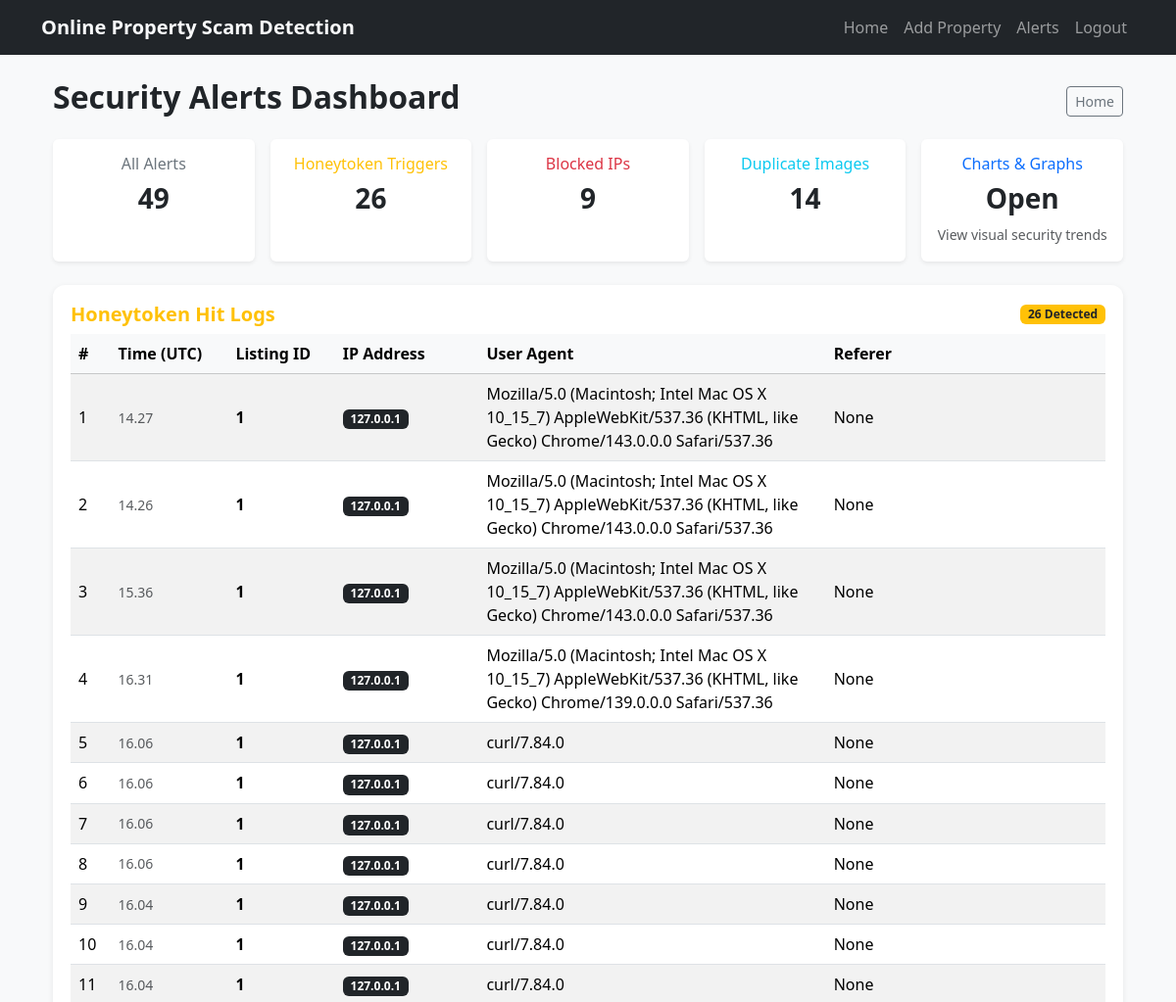
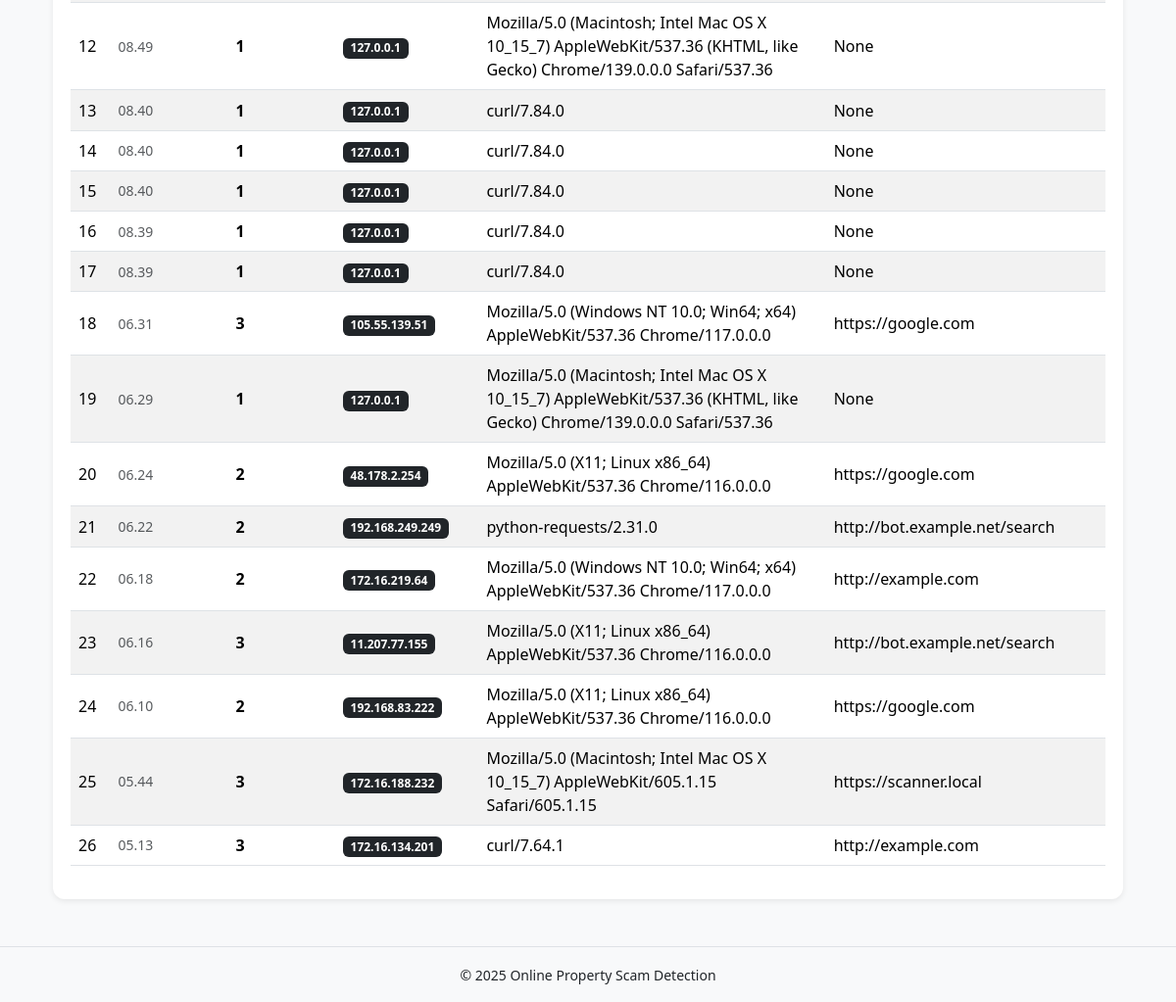
Screenshot of /admin/alerts?view=hits (signed in) with the database file from the repository (2 pictures, top to bottom).
### tables this page shows
CREATE TABLE honey_hits (
  id INTEGER PRIMARY KEY AUTOINCREMENT,
  listing_id INTEGER,
  ip TEXT,
  ua TEXT,
  referer TEXT,
  ts TEXT
);

### app.py (the view)
@app.route('/admin/alerts')
def admin_alerts():
    if not is_admin():
        return require_admin()
    view = request.args.get('view', 'all')
    hits = get_recent_honey_hits() if view in ('all', 'hits') else []
    blocked = get_blocked_ips() if view in ('all', 'blocked') else []
    total_hits = len(get_recent_honey_hits())
    total_blocked = len(get_blocked_ips())
    duplicates = get_duplicate_listings()
    total_duplicates = len(duplicates)
    return render_template(
        'admin_alerts.html',
        hits=hits,
        blocked=blocked,
        duplicates=duplicates,
        active_view=view,
        total_hits=total_hits,
        total_blocked=total_blocked,
        total_duplicates=total_duplicates
    )

### app.py (called while the page is built)
def get_db_connection():
    conn = sqlite3.connect(DB_PATH)
    conn.row_factory = sqlite3.Row
    return conn

def get_recent_honey_hits(limit=200):
    conn = get_db_connection()
    rows = conn.execute(
        'SELECT * FROM honey_hits ORDER BY ts DESC LIMIT ?',
        (limit,)
    ).fetchall()
    conn.close()
    return [dict(r) for r in rows]

def get_blocked_ips():
    conn = get_db_connection()
    rows = conn.execute(
        'SELECT * FROM blocklist ORDER BY blocked_at DESC'
    ).fetchall()
    conn.close()
    return [dict(r) for r in rows]

def get_duplicate_listings():
    conn = get_db_connection()
    rows = conn.execute(
        'SELECT * FROM listings WHERE is_duplicate = 1 ORDER BY id DESC'
    ).fetchall()
    conn.close()
    return [dict(r) for r in rows]

def is_admin():
    return session.get("is_admin", False)

@app.context_processor
def inject_is_admin():
    return {"is_admin": is_admin()}

@app.before_request
def block_bad_ips():
    ip = request.remote_addr
    if ip in ('127.0.0.1', '::1'):
        return
    if is_ip_blocked(ip):
        return "🚫 Access denied — your IP is blocked.", 403

### templates/admin_alerts.html (shortened to what this page needs)
{% extends "base.html" %}
{% block content %}
<div class="container mt-4">
  <div class="d-flex justify-content-between align-items-center mb-3">
    <h2 class="fw-bold">Security Alerts Dashboard</h2>
    <div>
      <a href="{{ url_for('index') }}" class="btn btn-outline-secondary btn-sm">Home</a>
    </div>
  </div>
  <div class="row row-cols-1 row-cols-md-5 g-3 mb-4">
    <div class="col">
      <a href="{{ url_for('admin_alerts', view='all') }}" class="text-decoration-none">
        <div class="card text-center shadow-sm h-100 {% if active_view == 'all' %}border-success border-3{% endif %}">
          <div class="card-body">
            <h6 class="text-secondary">All Alerts</h6>
            <h3 class="fw-bold">{{ total_hits + total_blocked + total_duplicates }}</h3>
          </div>
        </div>
      </a>
    </div>
    <div class="col">
      <a href="{{ url_for('admin_alerts', view='hits') }}" class="text-decoration-none">
        <div class="card text-center shadow-sm h-100 {% if active_view == 'hits' %}border-warning border-3{% endif %}">
          <div class="card-body">
            <h6 class="text-warning">Honeytoken Triggers</h6>
            <h3 class="fw-bold">{{ total_hits }}</h3>
          </div>
        </div>
      </a>
    </div>
    <div class="col">
      <a href="{{ url_for('admin_alerts', view='blocked') }}" class="text-decoration-none">
        <div class="card text-center shadow-sm h-100 {% if active_view == 'blocked' %}border-danger border-3{% endif %}">
          <div class="card-body">
            <h6 class="text-danger">Blocked IPs</h6>
            <h3 class="fw-bold">{{ total_blocked }}</h3>
          </div>
        </div>
      </a>
    </div>
    <div class="col">
      <a href="{{ url_for('admin_alerts', view='duplicates') }}" class="text-decoration-none">
        <div class="card text-center shadow-sm h-100 {% if active_view == 'duplicates' %}border-info border-3{% endif %}">
          <div class="card-body">
            <h6 class="text-info">Duplicate Images</h6>
            <h3 class="fw-bold">{{ total_duplicates }}</h3>
          </div>
        </div>
      </a>
    </div>
    <div class="col">
      <a href="{{ url_for('admin_stats') }}" class="text-decoration-none">
        <div class="card text-center shadow-sm h-100 card-hover">
          <div class="card-body">
            <h6 class="text-primary">Charts &amp; Graphs</h6>
            <h3 class="fw-bold">Open</h3>
            <small class="text-muted">View visual security trends</small>
          </div>
        </div>
      </a>
    </div>
  </div>
  {% if active_view in ('all','hits') %}
  <div class="table-wrapper mb-4">
    <div class="d-flex justify-content-between align-items-center mb-2">
      <h5 class="fw-semibold mb-0 text-warning">Honeytoken Hit Logs</h5>
      <span class="badge bg-warning text-dark">{{ hits|length }} Detected</span>
    </div>
    <div class="table-responsive">
      <table class="table table-striped align-middle table-hover">
        <thead class="table-light">
          <tr>
            <th>#</th>
            <th>Time (UTC)</th>
            <th>Listing ID</th>
            <th>IP Address</th>
            <th>User Agent</th>
            <th>Referer</th>
          </tr>
        </thead>
        <tbody>
          {% for h in hits %}
          <tr>
            <td>{{ loop.index }}</td>
            <td class="text-muted small">
              {% set ts = h['ts'] %}
              {% if ts %}
                {{ ts[11:16] | replace(':', '.') }}
              {% else %}
                -
              {% endif %}
            </td>
            <td><strong>{{ h['listing_id'] }}</strong></td>
            <td><span class="badge bg-dark text-white">{{ h['ip'] }}</span></td>
            <td style="max-width: 300px; overflow-x: auto;">{{ h['ua'] }}</td>
            <td style="max-width: 300px; overflow-x: auto;">{{ h['referer'] }}</td>
          </tr>
          {% else %}
          <tr><td colspan="6" class="text-center text-muted py-4">No honey hits recorded.</td></tr>
          {% endfor %}
        </tbody>
      </table>
    </div>
  </div>
  {% endif %}
</div>
{% endblock %}

### static/css/style.css (style rules this page uses)
body { background-color: #f8f9fa; }
.card { border: none; transition: transform 0.2s ease; }
.card { transition: transform 0.3s ease-in-out; }

### templates/admin_alerts.html (style rules this page uses)
.table-wrapper { background: white; border-radius: 12px; box-shadow: 0 2px 6px rgba(0,0,0,0.08); padding: 18px; }

### rows the page displays
honey_hits: ts "14.27", listing_id "1", ip "127.0.0.1", ua "Mozilla/5.0 (Macintosh; Intel Mac OS X 10_15_7) AppleWebKit/537.36 (KHTML, like Gecko) Chrome/143.0.0.0 Safari/537.36", referer "None"
honey_hits: ts "14.26", listing_id "1", ip "127.0.0.1", ua "Mozilla/5.0 (Macintosh; Intel Mac OS X 10_15_7) AppleWebKit/537.36 (KHTML, like Gecko) Chrome/143.0.0.0 Safari/537.36", referer "None"
honey_hits: ts "15.36", listing_id "1", ip "127.0.0.1", ua "Mozilla/5.0 (Macintosh; Intel Mac OS X 10_15_7) AppleWebKit/537.36 (KHTML, like Gecko) Chrome/143.0.0.0 Safari/537.36", referer "None"
honey_hits: ts "16.31", listing_id "1", ip "127.0.0.1", ua "Mozilla/5.0 (Macintosh; Intel Mac OS X 10_15_7) AppleWebKit/537.36 (KHTML, like Gecko) Chrome/139.0.0.0 Safari/537.36", referer "None"
honey_hits: ts "16.06", listing_id "1", ip "127.0.0.1", ua "curl/7.84.0", referer "None"
honey_hits: ts "16.06", listing_id "1", ip "127.0.0.1", ua "curl/7.84.0", referer "None"
honey_hits: ts "16.06", listing_id "1", ip "127.0.0.1", ua "curl/7.84.0", referer "None"
honey_hits: ts "16.06", listing_id "1", ip "127.0.0.1", ua "curl/7.84.0", referer "None"
honey_hits: ts "16.04", listing_id "1", ip "127.0.0.1", ua "curl/7.84.0", referer "None"
honey_hits: ts "16.04", listing_id "1", ip "127.0.0.1", ua "curl/7.84.0", referer "None"
honey_hits: ts "16.04", listing_id "1", ip "127.0.0.1", ua "curl/7.84.0", referer "None"
honey_hits: ts "08.49", listing_id "1", ip "127.0.0.1", ua "Mozilla/5.0 (Macintosh; Intel Mac OS X 10_15_7) AppleWebKit/537.36 (KHTML, like Gecko) Chrome/139.0.0.0 Safari/537.36", referer "None"
honey_hits: ts "08.40", listing_id "1", ip "127.0.0.1", ua "curl/7.84.0", referer "None"
honey_hits: ts "08.40", listing_id "1", ip "127.0.0.1", ua "curl/7.84.0", referer "None"
honey_hits: ts "08.40", listing_id "1", ip "127.0.0.1", ua "curl/7.84.0", referer "None"
honey_hits: ts "08.39", listing_id "1", ip "127.0.0.1", ua "curl/7.84.0", referer "None"
honey_hits: ts "08.39", listing_id "1", ip "127.0.0.1", ua "curl/7.84.0", referer "None"
honey_hits: ts "06.31", listing_id "3", ip "105.55.139.51", ua "Mozilla/5.0 (Windows NT 10.0; Win64; x64) AppleWebKit/537.36 Chrome/117.0.0.0", referer "https://google.com"
honey_hits: ts "06.29", listing_id "1", ip "127.0.0.1", ua "Mozilla/5.0 (Macintosh; Intel Mac OS X 10_15_7) AppleWebKit/537.36 (KHTML, like Gecko) Chrome/139.0.0.0 Safari/537.36", referer "None"
honey_hits: ts "06.24", listing_id "2", ip "48.178.2.254", ua "Mozilla/5.0 (X11; Linux x86_64) AppleWebKit/537.36 Chrome/116.0.0.0", referer "https://google.com"
honey_hits: ts "06.22", listing_id "2", ip "192.168.249.249", ua "python-requests/2.31.0", referer "http://bot.example.net/search"
honey_hits: ts "06.18", listing_id "2", ip "172.16.219.64", ua "Mozilla/5.0 (Windows NT 10.0; Win64; x64) AppleWebKit/537.36 Chrome/117.0.0.0", referer "http://example.com"
honey_hits: ts "06.16", listing_id "3", ip "11.207.77.155", ua "Mozilla/5.0 (X11; Linux x86_64) AppleWebKit/537.36 Chrome/116.0.0.0", referer "http://bot.example.net/search"
honey_hits: ts "06.10", listing_id "2", ip "192.168.83.222", ua "Mozilla/5.0 (X11; Linux x86_64) AppleWebKit/537.36 Chrome/116.0.0.0", referer "https://google.com"
honey_hits: ts "05.44", listing_id "3", ip "172.16.188.232", ua "Mozilla/5.0 (Macintosh; Intel Mac OS X 10_15_7) AppleWebKit/605.1.15 Safari/605.1.15", referer "https://scanner.local"
honey_hits: ts "05.13", listing_id "3", ip "172.16.134.201", ua "curl/7.64.1", referer "http://example.com"

### other values shown
{{ total_hits + total_blocked + total_duplicates }} "49"
{{ total_hits }} "26"
{{ total_blocked }} "9"
{{ total_duplicates }} "14"
{{ hits|length }} "26"
